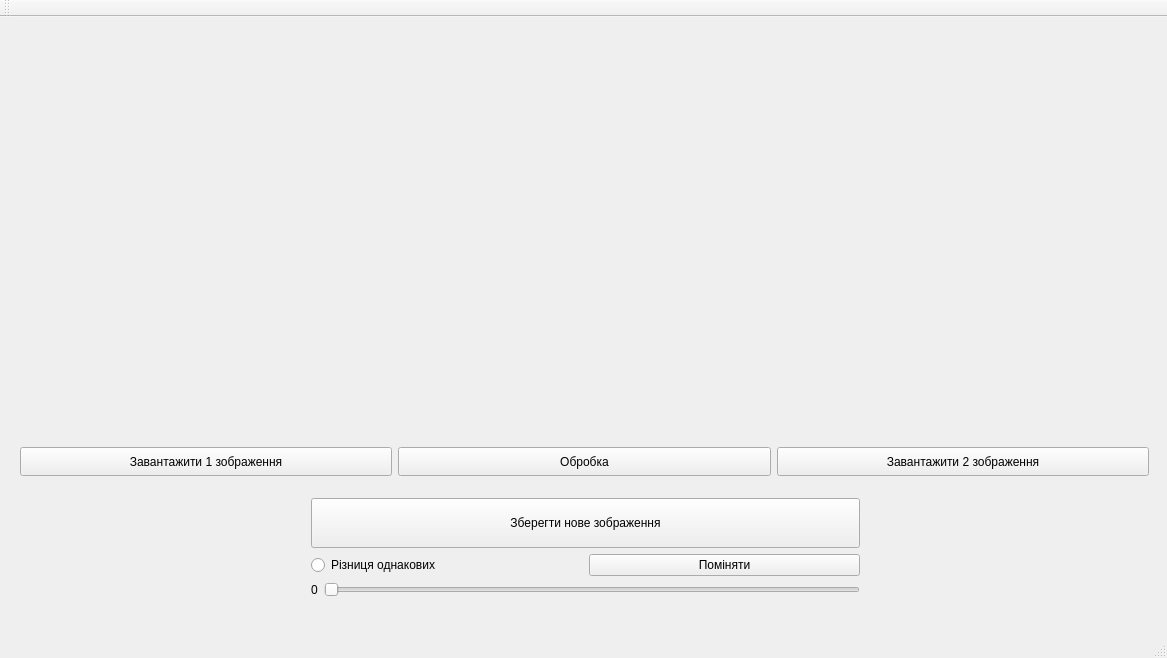
<?xml version="1.0" encoding="UTF-8"?>
<ui version="4.0">
 <class>diff_imageClass</class>
 <widget class="QMainWindow" name="diff_imageClass">
  <property name="enabled">
   <bool>true</bool>
  </property>
  <property name="geometry">
   <rect>
    <x>0</x>
    <y>0</y>
    <width>1167</width>
    <height>658</height>
   </rect>
  </property>
  <property name="windowTitle">
   <string>diff_image</string>
  </property>
  <property name="layoutDirection">
   <enum>Qt::LayoutDirection::LeftToRight</enum>
  </property>
  <widget class="QWidget" name="centralWidget">
   <property name="enabled">
    <bool>true</bool>
   </property>
   <property name="sizePolicy">
    <sizepolicy hsizetype="Expanding" vsizetype="Expanding">
     <horstretch>0</horstretch>
     <verstretch>0</verstretch>
    </sizepolicy>
   </property>
   <property name="layoutDirection">
    <enum>Qt::LayoutDirection::LeftToRight</enum>
   </property>
   <property name="autoFillBackground">
    <bool>false</bool>
   </property>
   <widget class="QWidget" name="horizontalLayoutWidget">
    <property name="geometry">
     <rect>
      <x>10</x>
      <y>10</y>
      <width>1151</width>
      <height>411</height>
     </rect>
    </property>
    <layout class="QHBoxLayout" name="horizontalLayout">
     <property name="sizeConstraint">
      <enum>QLayout::SizeConstraint::SetNoConstraint</enum>
     </property>
     <item>
      <widget class="QLabel" name="lblImage1">
       <property name="sizePolicy">
        <sizepolicy hsizetype="Expanding" vsizetype="Expanding">
         <horstretch>0</horstretch>
         <verstretch>0</verstretch>
        </sizepolicy>
       </property>
       <property name="text">
        <string/>
       </property>
      </widget>
     </item>
     <item>
      <widget class="QLabel" name="lblResult">
       <property name="sizePolicy">
        <sizepolicy hsizetype="Expanding" vsizetype="Expanding">
         <horstretch>0</horstretch>
         <verstretch>0</verstretch>
        </sizepolicy>
       </property>
       <property name="text">
        <string/>
       </property>
      </widget>
     </item>
     <item>
      <widget class="QLabel" name="lblImage2">
       <property name="sizePolicy">
        <sizepolicy hsizetype="Expanding" vsizetype="Expanding">
         <horstretch>0</horstretch>
         <verstretch>0</verstretch>
        </sizepolicy>
       </property>
       <property name="text">
        <string/>
       </property>
      </widget>
     </item>
    </layout>
   </widget>
   <widget class="QWidget" name="horizontalLayoutWidget_2">
    <property name="geometry">
     <rect>
      <x>9</x>
      <y>419</y>
      <width>1151</width>
      <height>51</height>
     </rect>
    </property>
    <layout class="QHBoxLayout" name="horizontalLayout_2">
     <property name="sizeConstraint">
      <enum>QLayout::SizeConstraint::SetNoConstraint</enum>
     </property>
     <item>
      <widget class="QPushButton" name="btnLoadFirst">
       <property name="sizePolicy">
        <sizepolicy hsizetype="Expanding" vsizetype="Expanding">
         <horstretch>0</horstretch>
         <verstretch>0</verstretch>
        </sizepolicy>
       </property>
       <property name="text">
        <string>Завантажити 1 зображення</string>
       </property>
      </widget>
     </item>
     <item>
      <widget class="QPushButton" name="btnProcessImage">
       <property name="sizePolicy">
        <sizepolicy hsizetype="Expanding" vsizetype="Expanding">
         <horstretch>0</horstretch>
         <verstretch>0</verstretch>
        </sizepolicy>
       </property>
       <property name="text">
        <string>Обробка</string>
       </property>
      </widget>
     </item>
     <item>
      <widget class="QPushButton" name="btnLoadSecond">
       <property name="sizePolicy">
        <sizepolicy hsizetype="Expanding" vsizetype="Expanding">
         <horstretch>0</horstretch>
         <verstretch>0</verstretch>
        </sizepolicy>
       </property>
       <property name="text">
        <string>Завантажити 2 зображення</string>
       </property>
      </widget>
     </item>
    </layout>
   </widget>
   <widget class="QWidget" name="verticalLayoutWidget">
    <property name="geometry">
     <rect>
      <x>300</x>
      <y>470</y>
      <width>571</width>
      <height>121</height>
     </rect>
    </property>
    <layout class="QVBoxLayout" name="verticalLayout">
     <property name="sizeConstraint">
      <enum>QLayout::SizeConstraint::SetNoConstraint</enum>
     </property>
     <item>
      <widget class="QPushButton" name="saveImage">
       <property name="sizePolicy">
        <sizepolicy hsizetype="Expanding" vsizetype="Expanding">
         <horstretch>0</horstretch>
         <verstretch>0</verstretch>
        </sizepolicy>
       </property>
       <property name="text">
        <string>Зберегти нове зображення</string>
       </property>
      </widget>
     </item>
     <item>
      <layout class="QHBoxLayout" name="horizontalLayout_5">
       <property name="topMargin">
        <number>0</number>
       </property>
       <item>
        <widget class="QRadioButton" name="diffSame">
         <property name="text">
          <string>Різниця однакових</string>
         </property>
        </widget>
       </item>
       <item>
        <widget class="QPushButton" name="btnSwap">
         <property name="text">
          <string>Поміняти</string>
         </property>
        </widget>
       </item>
      </layout>
     </item>
     <item>
      <layout class="QHBoxLayout" name="horizontalLayout_3">
       <item>
        <widget class="QLabel" name="tolerance">
         <property name="text">
          <string>0</string>
         </property>
        </widget>
       </item>
       <item>
        <widget class="QSlider" name="toleranceSlider">
         <property name="maximum">
          <number>255</number>
         </property>
         <property name="orientation">
          <enum>Qt::Orientation::Horizontal</enum>
         </property>
        </widget>
       </item>
      </layout>
     </item>
    </layout>
   </widget>
  </widget>
  <widget class="QMenuBar" name="menuBar">
   <property name="geometry">
    <rect>
     <x>0</x>
     <y>0</y>
     <width>1167</width>
     <height>25</height>
    </rect>
   </property>
  </widget>
  <widget class="QToolBar" name="mainToolBar">
   <attribute name="toolBarArea">
    <enum>TopToolBarArea</enum>
   </attribute>
   <attribute name="toolBarBreak">
    <bool>false</bool>
   </attribute>
  </widget>
  <widget class="QStatusBar" name="statusBar"/>
 </widget>
 <layoutdefault spacing="6" margin="11"/>
 <resources>
  <include location="diff_image.qrc"/>
 </resources>
 <connections/>
</ui>
